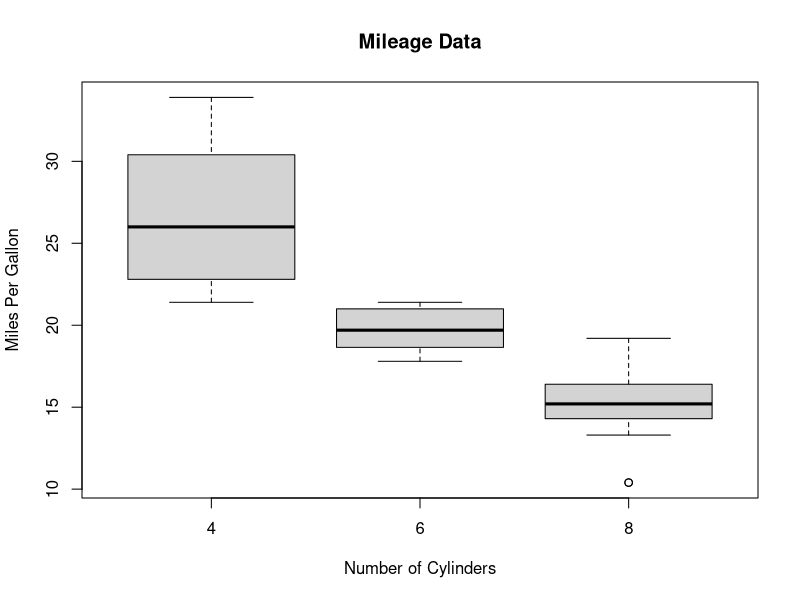

R code for this plot:
Data_Cars <- mtcars
dim(Data_Cars)
names(Data_Cars)

Data_Cars <- mtcars
summary(Data_Cars)

Data_Cars <- mtcars
max(Data_Cars$hp)
min(Data_Cars$hp)

Data_Cars <- mtcars
rownames(Data_Cars)[which.max(Data_Cars$hp)]
rownames(Data_Cars)[which.min(Data_Cars$hp)]

input <- mtcars[,c('mpg','cyl')]
print(head(input))

# Give the chart file a name.
png(file = "boxplot.png")

# Plot the chart.
boxplot(mpg ~ cyl, data = mtcars, xlab = "Number of Cylinders",
        ylab = "Miles Per Gallon", main = "Mileage Data")

# Save the file.
dev.off()

data(mtcars)
head(mtcars)